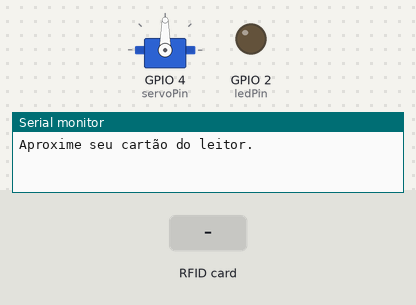
Simulated run of this sketch. Board: ESP32. Parts: servo, output pins drawn as LEDs (lit = HIGH), the last lines printed to the serial monitor. Inputs (shaded band) come from the test bench.

Above: at 1.2 s.
1.3 s: RFID card 44 06 68 17 held to the reader
At 2.5 s:
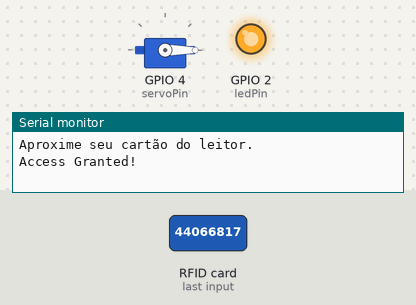
2.8 s: RFID card 5E 7A 19 C4 held to the reader
Timing chart, 0 to 5.8 s (numbered marks = the images above; inputs shaded):
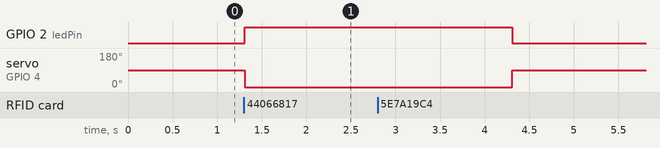

The sketch:

espLEDRFIDSERVO.ino
```cpp
#include <SPI.h>
#include <MFRC522.h>
#include <Servo.h>

//definindo ID que vai liberar a entrada (cartão)
#define ID "44 06 68 17"

#define SS_PIN 21
#define RST_PIN 22

static const int servoPin = 4;
int aberto = 0;
int fechado = 90;
int ledPin = 2;

//configurando pinos de controle do modulo de leitura de cartoes RFID
MFRC522 mfrc522(SS_PIN, RST_PIN);

Servo servo1;

void setup()
{
  // inicia a comunicacao SPI que sera usada para comunicacao com o mudulo RFID
  SPI.begin();
  //inicia o modulo RFID
  mfrc522.PCD_Init();

  servo1.attach(servoPin);
  servo1.write(fechado);

  pinMode(ledPin, OUTPUT);

  //iniciando comunicação serial
  Serial.begin(115200);
  Serial.println("Aproxime seu cartão do leitor.");

  //Serial.println("RFID + ESP32");
  //Serial.println("Aguardando tag RFID para verificar o id da mesma.");
}

void loop() {

  if ( ! mfrc522.PICC_IsNewCardPresent()) {
     return;                 // se nao tiver um cartao para ser lido recomeça o void loop
  }
  if ( ! mfrc522.PICC_ReadCardSerial()) {
    return;                  //se nao conseguir ler o cartao recomeça o void loop tambem
  }

  String conteudo = "";      // cria uma string para armazenar o ID do cartão

  //Serial.print("id da tag :"); //imprime no serial o id do cartao

  for (byte i = 0; i < mfrc522.uid.size; i++){       // faz uma verificacao dos bits da memoria do cartao
     //ambos comandos abaixo vão concatenar as informacoes do cartao...
     //porem os 2 primeiros irao mostrar na serial e os 2 ultimos guardarao os valores na string de conteudo para fazer as verificacoes
     //Serial.print(mfrc522.uid.uidByte[i] < 0x10 ? " 0" : " ");
     //Serial.print(mfrc522.uid.uidByte[i], HEX);
     conteudo.concat(String(mfrc522.uid.uidByte[i] < 0x10 ? " 0" : " "));
     conteudo.concat(String(mfrc522.uid.uidByte[i], HEX));
  }
  //Serial.println();
  conteudo.toUpperCase();                      // deixa as letras da string todas maiusculas

  if (conteudo.substring(1) == ID){ // verifica se o ID do cartao lido tem o mesmo ID do cartao que queremos liberar o acesso
      Serial.println("Access Granted!");
      servo1.write(aberto);
      digitalWrite(ledPin, HIGH);
      delay(3000);
      servo1.write(fechado);
      digitalWrite(ledPin, LOW);
  }else{
      Serial.println("Acess denied!");
  }
  Serial.println();
  Serial.println("Aproxime seu cartão do leitor.");
}
```

Measured:
- after the input at 1.3 s, GPIO 2 (ledPin): LOW → HIGH at once; servo on GPIO 4 (servoPin): 90° → 0° at once
